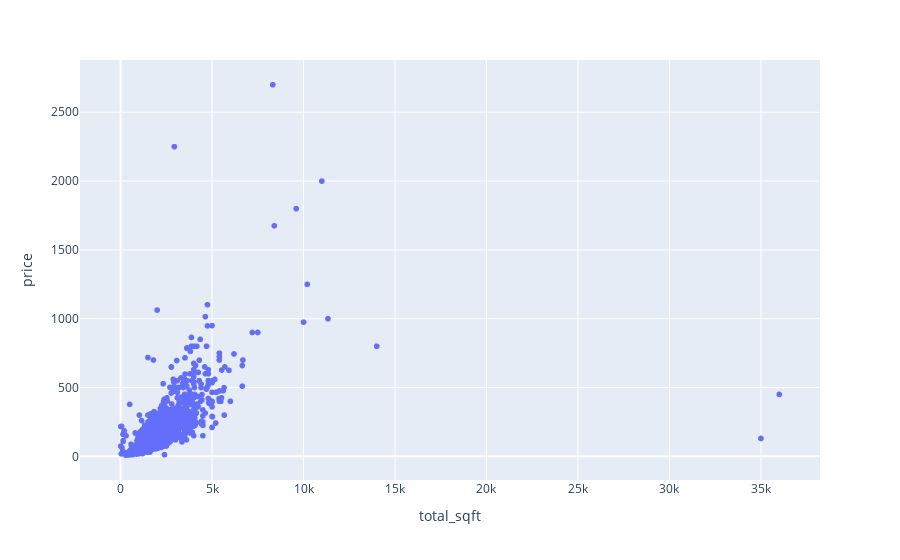

Source (notebook cell):
### Code cell
import plotly.express as px

px.scatter(price_df,x='total_sqft',y='price')

### Figure 1 — Plotly figure (JSON) as saved in the notebook; plotly's stock layout.template omitted (floating-point values rounded to 4 significant figures; data arrays with more than 128 entries replaced by an {"elided": "..."} marker saying what was removed)
{"data": [{"hovertemplate": "total_sqft=%{x}<br>price=%{y}<extra></extra>", "legendgroup": "", "marker": {"color": "#636efa", "symbol": "circle"}, "mode": "markers", "name": "", "showlegend": false, "type": "scattergl", "x": {"elided": "7496 float values"}, "xaxis": "x", "y": {"elided": "7496 float values"}, "yaxis": "y"}], "layout": {"autosize": true, "legend": {"tracegroupgap": 0}, "margin": {"t": 60}, "xaxis": {"anchor": "y", "autorange": true, "domain": [0, 1], "range": [-2211.0, 38220.0], "title": {"text": "total_sqft"}, "type": "linear"}, "yaxis": {"anchor": "x", "autorange": true, "domain": [0, 1], "range": [-200.4, 2908.0], "title": {"text": "price"}, "type": "linear"}}}
